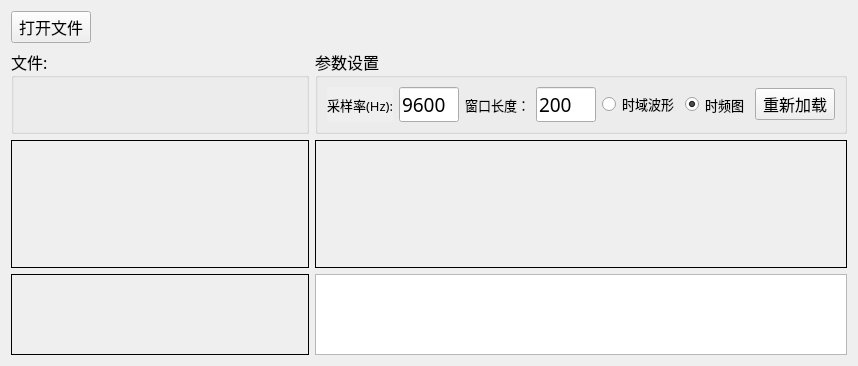
      <widget class="QWidget" name="tab1">
       <property name="font">
        <font>
         <family>Adobe Devanagari</family>
         <pointsize>6</pointsize>
        </font>
       </property>
       <attribute name="title">
        <string>主页</string>
       </attribute>
       <layout class="QGridLayout" name="gridLayout_4">
        <item row="0" column="0">
         <layout class="QGridLayout" name="gridLayout_3">
          <item row="0" column="0">
           <layout class="QHBoxLayout" name="horizontalLayout_3" stretch="0,8">
            <item>
             <widget class="QPushButton" name="pushButton_openfile">
              <property name="font">
               <font>
                <family>Arial</family>
                <pointsize>12</pointsize>
               </font>
              </property>
              <property name="text">
               <string>打开文件</string>
              </property>
             </widget>
            </item>
            <item>
             <spacer name="horizontalSpacer_2">
              <property name="orientation">
               <enum>Qt::Horizontal</enum>
              </property>
              <property name="sizeHint" stdset="0">
               <size>
                <width>40</width>
                <height>20</height>
               </size>
              </property>
             </spacer>
            </item>
           </layout>
          </item>
          <item row="1" column="0">
           <layout class="QGridLayout" name="gridLayout">
            <item row="0" column="0">
             <widget class="QGroupBox" name="groupBox_fileshow">
              <property name="font">
               <font>
                <family>楷体_GB2312</family>
                <pointsize>12</pointsize>
               </font>
              </property>
              <property name="title">
               <string>文件:</string>
              </property>
              <layout class="QHBoxLayout" name="horizontalLayout_19">
               <item>
                <widget class="QLabel" name="label_filename_1">
                 <property name="text">
                  <string/>
                 </property>
                </widget>
               </item>
               <item>
                <widget class="QLabel" name="label_11">
                 <property name="font">
                  <font>
                   <family>楷体_GB2312</family>
                   <pointsize>9</pointsize>
                  </font>
                 </property>
                </widget>
               </item>
              </layout>
             </widget>
            </item>
            <item row="1" column="0">
             <widget class="QLabel" name="label_featureshow_1">
              <property name="sizePolicy">
               <sizepolicy hsizetype="Expanding" vsizetype="Expanding">
                <horstretch>2</horstretch>
                <verstretch>3</verstretch>
               </sizepolicy>
              </property>
              <property name="font">
               <font>
                <family>Agency FB</family>
                <pointsize>8</pointsize>
               </font>
              </property>
              <property name="styleSheet">
               <string notr="true">border-width: 1px;
border-style: solid;
border-color: rgb(0, 0, 0)</string>
              </property>
             </widget>
            </item>
            <item row="2" column="0">
             <widget class="QLabel" name="label_featureshow_2">
              <property name="sizePolicy">
               <sizepolicy hsizetype="Expanding" vsizetype="Expanding">
                <horstretch>1</horstretch>
                <verstretch>5</verstretch>
               </sizepolicy>
              </property>
              <property name="font">
               <font>
                <family>Agency FB</family>
                <pointsize>8</pointsize>
               </font>
              </property>
              <property name="styleSheet">
               <string notr="true">border-width: 1px;
border-style: solid;
border-color: rgb(0, 0, 0)</string>
              </property>
             </widget>
            </item>
            <item row="1" column="1" colspan="2">
             <widget class="QLabel" name="label_signalshow_1">
              <property name="sizePolicy">
               <sizepolicy hsizetype="Expanding" vsizetype="Expanding">
                <horstretch>1</horstretch>
                <verstretch>11</verstretch>
               </sizepolicy>
              </property>
              <property name="font">
               <font>
                <family>Agency FB</family>
                <pointsize>8</pointsize>
               </font>
              </property>
              <property name="styleSheet">
               <string notr="true">border-width: 1px;
border-style: solid;
border-color: rgb(0, 0, 0)</string>
              </property>
             </widget>
            </item>
            <item row="0" column="1" colspan="2">
             <widget class="QGroupBox" name="groupBox_paraset">
              <property name="sizePolicy">
               <sizepolicy hsizetype="Expanding" vsizetype="Expanding">
                <horstretch>1</horstretch>
                <verstretch>2</verstretch>
               </sizepolicy>
              </property>
              <property name="font">
               <font>
                <family>楷体_GB2312</family>
                <pointsize>12</pointsize>
               </font>
              </property>
              <property name="title">
               <string>参数设置</string>
              </property>
              <layout class="QHBoxLayout" name="horizontalLayout_20">
               <item>
                <layout class="QVBoxLayout" name="verticalLayout_7">
                 <item>
                  <layout class="QHBoxLayout" name="horizontalLayout_2">
                   <item>
                    <widget class="QLabel" name="label_Fs_1">
                     <property name="sizePolicy">
                      <sizepolicy hsizetype="Expanding" vsizetype="Preferred">
                       <horstretch>1</horstretch>
                       <verstretch>0</verstretch>
                      </sizepolicy>
                     </property>
                     <property name="font">
                      <font>
                       <family>楷体_GB2312</family>
                       <pointsize>10</pointsize>
                      </font>
                     </property>
                     <property name="autoFillBackground">
                      <bool>true</bool>
                     </property>
                     <property name="text">
                      <string>采样率(Hz):</string>
                     </property>
                    </widget>
                   </item>
                   <item>
                    <widget class="QLineEdit" name="lineEdit_Fs_1">
                     <property name="sizePolicy">
                      <sizepolicy hsizetype="Expanding" vsizetype="Fixed">
                       <horstretch>1</horstretch>
                       <verstretch>0</verstretch>
                      </sizepolicy>
                     </property>
                     <property name="font">
                      <font>
                       <family>Adobe Devanagari</family>
                       <pointsize>14</pointsize>
                      </font>
                     </property>
                     <property name="text">
                      <string>9600</string>
                     </property>
                    </widget>
                   </item>
                   <item>
                    <widget class="QLabel" name="label_windowlength_1">
                     <property name="sizePolicy">
                      <sizepolicy hsizetype="Expanding" vsizetype="Preferred">
                       <horstretch>1</horstretch>
                       <verstretch>0</verstretch>
                      </sizepolicy>
                     </property>
                     <property name="font">
                      <font>
                       <family>楷体_GB2312</family>
                       <pointsize>10</pointsize>
                      </font>
                     </property>
                     <property name="text">
                      <string>窗口长度：</string>
                     </property>
                    </widget>
                   </item>
                   <item>
                    <widget class="QLineEdit" name="lineEdit_windowlength_1">
                     <property name="sizePolicy">
                      <sizepolicy hsizetype="Expanding" vsizetype="Fixed">
                       <horstretch>1</horstretch>
                       <verstretch>0</verstretch>
                      </sizepolicy>
                     </property>
                     <property name="font">
                      <font>
                       <family>Adobe Devanagari</family>
                       <pointsize>14</pointsize>
                      </font>
                     </property>
                     <property name="text">
                      <string>200</string>
                     </property>
                    </widget>
                   </item>
                   <item>
                    <widget class="QRadioButton" name="radioButton_time_1">
                     <property name="sizePolicy">
                      <sizepolicy hsizetype="Expanding" vsizetype="Fixed">
                       <horstretch>1</horstretch>
                       <verstretch>0</verstretch>
                      </sizepolicy>
                     </property>
                     <property name="font">
                      <font>
                       <family>楷体_GB2312</family>
                       <pointsize>10</pointsize>
                      </font>
                     </property>
                     <property name="text">
                      <string>时域波形</string>
                     </property>
                    </widget>
                   </item>
                   <item>
                    <widget class="QRadioButton" name="radioButton_TF_1">
                     <property name="sizePolicy">
                      <sizepolicy hsizetype="Expanding" vsizetype="Expanding">
                       <horstretch>1</horstretch>
                       <verstretch>1</verstretch>
                      </sizepolicy>
                     </property>
                     <property name="font">
                      <font>
                       <family>楷体_GB2312</family>
                       <pointsize>10</pointsize>
                      </font>
                     </property>
                     <property name="text">
                      <string>时频图</string>
                     </property>
                     <property name="checked">
                      <bool>true</bool>
                     </property>
                    </widget>
                   </item>
                   <item>
                    <widget class="QPushButton" name="pushButton_reload_TF">
                     <property name="text">
                      <string>重新加载</string>
                     </property>
                    </widget>
                   </item>
                  </layout>
                 </item>
                </layout>
               </item>
              </layout>
             </widget>
            </item>
            <item row="2" column="1" colspan="2">
             <widget class="QTextEdit" name="textEdit_log_1">
              <property name="sizePolicy">
               <sizepolicy hsizetype="Expanding" vsizetype="Expanding">
                <horstretch>1</horstretch>
                <verstretch>7</verstretch>
               </sizepolicy>
              </property>
              <property name="font">
               <font>
                <family>黑体</family>
                <pointsize>18</pointsize>
               </font>
              </property>
              <property name="readOnly">
               <bool>true</bool>
              </property>
             </widget>
            </item>
           </layout>
          </item>
         </layout>
        </item>
       </layout>
      </widget>
